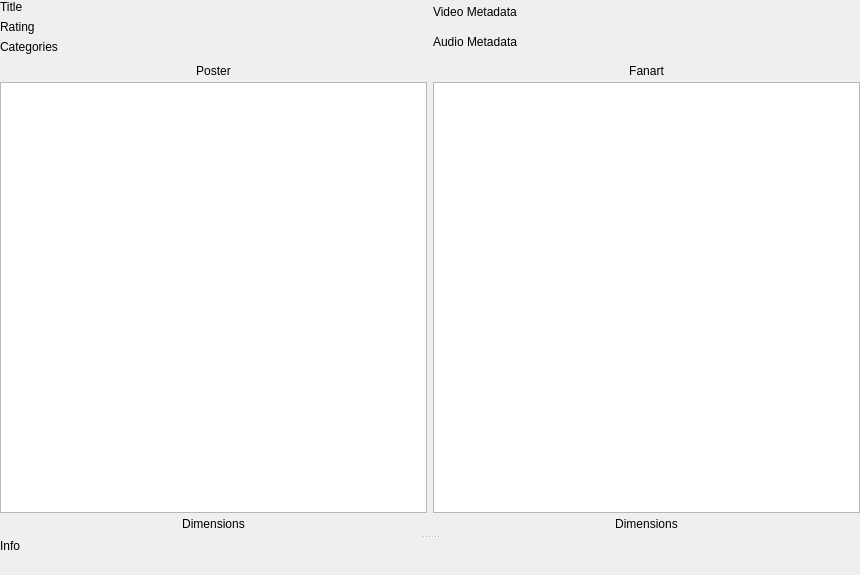
<?xml version="1.0" encoding="UTF-8"?>
<ui version="4.0">
 <class>ItemView</class>
 <widget class="QWidget" name="ItemView">
  <property name="geometry">
   <rect>
    <x>0</x>
    <y>0</y>
    <width>860</width>
    <height>575</height>
   </rect>
  </property>
  <property name="windowTitle">
   <string>Form</string>
  </property>
  <layout class="QVBoxLayout" name="verticalLayout_3">
   <property name="spacing">
    <number>0</number>
   </property>
   <property name="leftMargin">
    <number>0</number>
   </property>
   <property name="topMargin">
    <number>0</number>
   </property>
   <property name="rightMargin">
    <number>0</number>
   </property>
   <property name="bottomMargin">
    <number>0</number>
   </property>
   <item>
    <widget class="QSplitter" name="splitter">
     <property name="orientation">
      <enum>Qt::Vertical</enum>
     </property>
     <widget class="QWidget" name="verticalLayoutWidget_5">
      <layout class="QVBoxLayout" name="verticalLayoutEyeCandy">
       <item>
        <layout class="QHBoxLayout" name="horizontalLayout">
         <item>
          <layout class="QVBoxLayout" name="verticalLayout">
           <item>
            <widget class="QLabel" name="labelTitle">
             <property name="text">
              <string>Title</string>
             </property>
            </widget>
           </item>
           <item>
            <widget class="QLabel" name="labelRating">
             <property name="text">
              <string>Rating</string>
             </property>
            </widget>
           </item>
           <item>
            <widget class="QLabel" name="labelCategories">
             <property name="text">
              <string>Categories</string>
             </property>
            </widget>
           </item>
          </layout>
         </item>
         <item>
          <layout class="QVBoxLayout" name="verticalLayout_2">
           <item>
            <widget class="QLabel" name="lableVideoMeta">
             <property name="text">
              <string>Video Metadata</string>
             </property>
            </widget>
           </item>
           <item>
            <widget class="QLabel" name="labelAudioMeta">
             <property name="text">
              <string>Audio Metadata</string>
             </property>
            </widget>
           </item>
          </layout>
         </item>
        </layout>
       </item>
       <item>
        <layout class="QHBoxLayout" name="horizontalLayoutPictures">
         <property name="rightMargin">
          <number>0</number>
         </property>
         <item>
          <layout class="QVBoxLayout" name="verticalLayoutPoster">
           <property name="spacing">
            <number>4</number>
           </property>
           <property name="topMargin">
            <number>4</number>
           </property>
           <property name="rightMargin">
            <number>0</number>
           </property>
           <property name="bottomMargin">
            <number>4</number>
           </property>
           <item>
            <widget class="QLabel" name="labelPoster">
             <property name="text">
              <string>Poster</string>
             </property>
             <property name="alignment">
              <set>Qt::AlignCenter</set>
             </property>
            </widget>
           </item>
           <item>
            <widget class="QGraphicsView" name="graphicsViewPoster"/>
           </item>
           <item>
            <widget class="QLabel" name="labelPosterDimensions">
             <property name="text">
              <string>Dimensions</string>
             </property>
             <property name="alignment">
              <set>Qt::AlignCenter</set>
             </property>
            </widget>
           </item>
          </layout>
         </item>
         <item>
          <layout class="QVBoxLayout" name="verticalLayoutFanart">
           <property name="spacing">
            <number>4</number>
           </property>
           <property name="leftMargin">
            <number>0</number>
           </property>
           <property name="topMargin">
            <number>4</number>
           </property>
           <property name="rightMargin">
            <number>0</number>
           </property>
           <property name="bottomMargin">
            <number>4</number>
           </property>
           <item>
            <widget class="QLabel" name="labelFanart">
             <property name="text">
              <string>Fanart</string>
             </property>
             <property name="alignment">
              <set>Qt::AlignCenter</set>
             </property>
            </widget>
           </item>
           <item>
            <widget class="QGraphicsView" name="graphicsView"/>
           </item>
           <item>
            <widget class="QLabel" name="labelFanartDimensions">
             <property name="text">
              <string>Dimensions</string>
             </property>
             <property name="alignment">
              <set>Qt::AlignCenter</set>
             </property>
            </widget>
           </item>
          </layout>
         </item>
        </layout>
       </item>
      </layout>
     </widget>
     <widget class="QWidget" name="verticalLayoutWidget_6">
      <layout class="QVBoxLayout" name="verticalLayoutItemInfo">
       <item>
        <widget class="QLabel" name="labelItemInfo">
         <property name="text">
          <string>Info</string>
         </property>
        </widget>
       </item>
       <item>
        <widget class="QStackedWidget" name="stackedWidgetItemInfo">
         <widget class="QWidget" name="page"/>
         <widget class="QWidget" name="page_2"/>
        </widget>
       </item>
      </layout>
     </widget>
    </widget>
   </item>
  </layout>
 </widget>
 <resources/>
 <connections/>
</ui>
